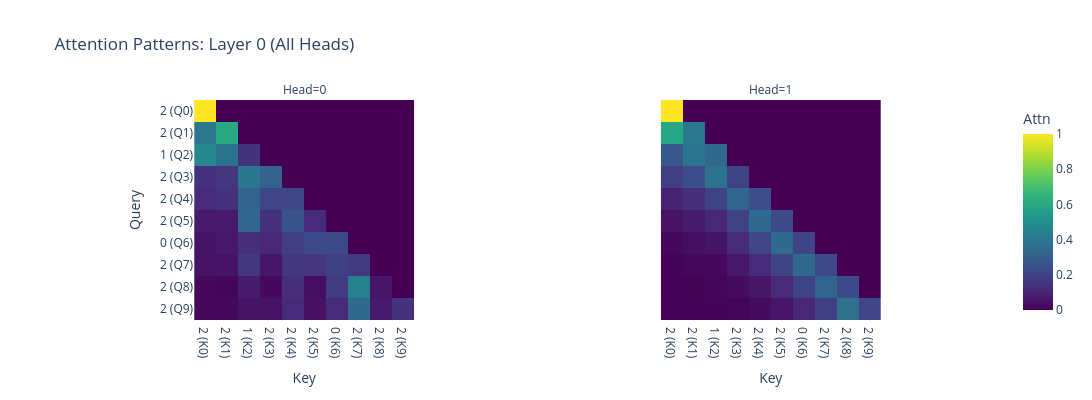

The notebook cell this image was saved under:
### Code cell
plot_attention_heatmap(cache, layer_idx=0, head_idx=None, tokens=token_labels)

### Figure 1 — Plotly figure (JSON) as saved in the notebook; plotly's stock layout.template omitted (floating-point values rounded to 4 significant figures)
{"data": [{"coloraxis": "coloraxis", "hovertemplate": "Key: %{x}<br>Query: %{y}<br>Attn: %{z}<extra></extra>", "name": "0", "type": "heatmap", "x": ["2 (K0)", "2 (K1)", "1 (K2)", "2 (K3)", "2 (K4)", "2 (K5)", "0 (K6)", "2 (K7)", "2 (K8)", "2 (K9)"], "xaxis": "x", "y": ["2 (Q0)", "2 (Q1)", "1 (Q2)", "2 (Q3)", "2 (Q4)", "2 (Q5)", "0 (Q6)", "2 (Q7)", "2 (Q8)", "2 (Q9)"], "yaxis": "y", "z": [[1.0, 0.0, 0.0, 0.0, 0.0, 0.0, 0.0, 0.0, 0.0, 0.0], [0.3972, 0.6028, 0.0, 0.0, 0.0, 0.0, 0.0, 0.0, 0.0, 0.0], [0.4674, 0.3824, 0.1503, 0.0, 0.0, 0.0, 0.0, 0.0, 0.0, 0.0], [0.1421, 0.1582, 0.3929, 0.3068, 0.0, 0.0, 0.0, 0.0, 0.0, 0.0], [0.1181, 0.1444, 0.3136, 0.208, 0.2159, 0.0, 0.0, 0.0, 0.0, 0.0], [0.07361, 0.07013, 0.3305, 0.1452, 0.2579, 0.1227, 0.0, 0.0, 0.0, 0.0], [0.05461, 0.06928, 0.1338, 0.1117, 0.1857, 0.2211, 0.2239, 0.0, 0.0, 0.0], [0.04793, 0.05483, 0.1643, 0.05899, 0.1637, 0.1499, 0.1906, 0.1696, 0.0, 0.0], [0.02491, 0.01789, 0.07697, 0.02433, 0.1369, 0.04043, 0.1756, 0.4423, 0.06069, 0.0], [0.02684, 0.02515, 0.05362, 0.04935, 0.1189, 0.04681, 0.1227, 0.3339, 0.07435, 0.1484]]}, {"coloraxis": "coloraxis", "hovertemplate": "Key: %{x}<br>Query: %{y}<br>Attn: %{z}<extra></extra>", "name": "1", "type": "heatmap", "x": ["2 (K0)", "2 (K1)", "1 (K2)", "2 (K3)", "2 (K4)", "2 (K5)", "0 (K6)", "2 (K7)", "2 (K8)", "2 (K9)"], "xaxis": "x2", "y": ["2 (Q0)", "2 (Q1)", "1 (Q2)", "2 (Q3)", "2 (Q4)", "2 (Q5)", "0 (Q6)", "2 (Q7)", "2 (Q8)", "2 (Q9)"], "yaxis": "y2", "z": [[1.0, 0.0, 0.0, 0.0, 0.0, 0.0, 0.0, 0.0, 0.0, 0.0], [0.5894, 0.4106, 0.0, 0.0, 0.0, 0.0, 0.0, 0.0, 0.0, 0.0], [0.2729, 0.3939, 0.3332, 0.0, 0.0, 0.0, 0.0, 0.0, 0.0, 0.0], [0.1843, 0.2382, 0.3753, 0.2023, 0.0, 0.0, 0.0, 0.0, 0.0, 0.0], [0.09634, 0.1369, 0.2024, 0.3223, 0.242, 0.0, 0.0, 0.0, 0.0, 0.0], [0.05107, 0.07617, 0.107, 0.1974, 0.3393, 0.229, 0.0, 0.0, 0.0, 0.0], [0.02386, 0.04004, 0.05449, 0.1206, 0.2086, 0.3471, 0.2053, 0.0, 0.0, 0.0], [0.01181, 0.02399, 0.02028, 0.06478, 0.1182, 0.2039, 0.3339, 0.2232, 0.0, 0.0], [0.007902, 0.01023, 0.01627, 0.03147, 0.05875, 0.1228, 0.1995, 0.323, 0.23, 0.0], [0.00502, 0.00622, 0.008813, 0.01285, 0.02734, 0.06375, 0.1134, 0.1873, 0.3672, 0.208]]}], "layout": {"annotations": [{"font": {}, "showarrow": false, "text": "Head=0", "x": 0.245, "xanchor": "center", "xref": "paper", "y": 1, "yanchor": "bottom", "yref": "paper"}, {"font": {}, "showarrow": false, "text": "Head=1", "x": 0.755, "xanchor": "center", "xref": "paper", "y": 1, "yanchor": "bottom", "yref": "paper"}], "coloraxis": {"cmax": 1, "cmin": 0, "colorbar": {"title": {"text": "Attn"}}, "colorscale": [[0, "#440154"], [0.1111, "#482878"], [0.2222, "#3e4989"], [0.3333, "#31688e"], [0.4444, "#26828e"], [0.5556, "#1f9e89"], [0.6667, "#35b779"], [0.7778, "#6ece58"], [0.8889, "#b5de2b"], [1, "#fde725"]]}, "height": 400, "title": {"text": "Attention Patterns: Layer 0 (All Heads)"}, "width": 1200, "xaxis": {"anchor": "y", "constrain": "domain", "domain": [0, 0.49], "scaleanchor": "y", "title": {"text": "Key"}}, "xaxis2": {"anchor": "y2", "domain": [0.51, 1], "matches": "x", "title": {"text": "Key"}}, "yaxis": {"anchor": "x", "autorange": "reversed", "constrain": "domain", "domain": [0, 1], "title": {"text": "Query"}}, "yaxis2": {"anchor": "x2", "domain": [0, 1], "matches": "y", "showticklabels": false}}}
